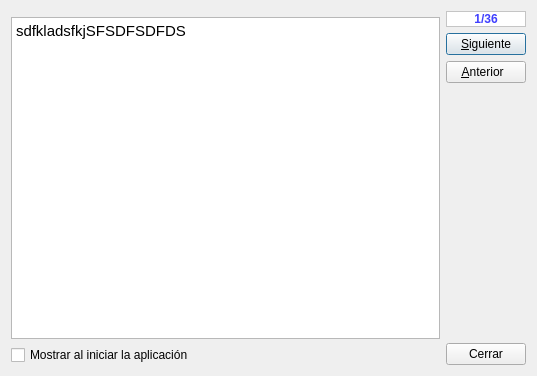
<?xml version="1.0" encoding="UTF-8"?>
<ui version="4.0">
 <class>Dialog</class>
 <widget class="QDialog" name="Dialog">
  <property name="geometry">
   <rect>
    <x>0</x>
    <y>0</y>
    <width>537</width>
    <height>376</height>
   </rect>
  </property>
  <property name="windowIcon">
   <iconset resource="resources.qrc">
    <normaloff>:/icon.ico</normaloff>:/icon.ico</iconset>
  </property>
  <layout class="QGridLayout" name="gridLayout">
   <item row="2" column="0" colspan="2">
    <widget class="QCheckBox" name="chMostrarTips">
     <property name="sizePolicy">
      <sizepolicy hsizetype="Preferred" vsizetype="Fixed">
       <horstretch>0</horstretch>
       <verstretch>0</verstretch>
      </sizepolicy>
     </property>
     <property name="text">
      <string>Mostrar al iniciar la aplicación</string>
     </property>
    </widget>
   </item>
   <item row="0" column="3" rowspan="3">
    <widget class="QFrame" name="frame">
     <property name="sizePolicy">
      <sizepolicy hsizetype="Fixed" vsizetype="Preferred">
       <horstretch>0</horstretch>
       <verstretch>0</verstretch>
      </sizepolicy>
     </property>
     <layout class="QVBoxLayout" name="verticalLayout">
      <property name="margin">
       <number>0</number>
      </property>
      <item>
       <widget class="QLabel" name="laIndex">
        <property name="sizePolicy">
         <sizepolicy hsizetype="Preferred" vsizetype="Preferred">
          <horstretch>0</horstretch>
          <verstretch>0</verstretch>
         </sizepolicy>
        </property>
        <property name="font">
         <font>
          <pointsize>9</pointsize>
          <weight>75</weight>
          <bold>true</bold>
         </font>
        </property>
        <property name="styleSheet">
         <string notr="true">color:#4040FF; background-color:#FFFFFF</string>
        </property>
        <property name="frameShape">
         <enum>QFrame::StyledPanel</enum>
        </property>
        <property name="text">
         <string>1/36</string>
        </property>
        <property name="alignment">
         <set>Qt::AlignCenter</set>
        </property>
        <property name="margin">
         <number>6</number>
        </property>
       </widget>
      </item>
      <item>
       <widget class="QPushButton" name="boSiguiente">
        <property name="text">
         <string>&amp;Siguiente</string>
        </property>
        <property name="icon">
         <iconset resource="resources.qrc">
          <normaloff>:/Right.png</normaloff>:/Right.png</iconset>
        </property>
        <property name="iconSize">
         <size>
          <width>32</width>
          <height>32</height>
         </size>
        </property>
       </widget>
      </item>
      <item>
       <widget class="QPushButton" name="boAnterior">
        <property name="text">
         <string>&amp;Anterior  </string>
        </property>
        <property name="icon">
         <iconset resource="resources.qrc">
          <normaloff>:/Left.png</normaloff>:/Left.png</iconset>
        </property>
        <property name="iconSize">
         <size>
          <width>32</width>
          <height>32</height>
         </size>
        </property>
       </widget>
      </item>
      <item>
       <spacer name="verticalSpacer">
        <property name="orientation">
         <enum>Qt::Vertical</enum>
        </property>
        <property name="sizeHint" stdset="0">
         <size>
          <width>20</width>
          <height>40</height>
         </size>
        </property>
       </spacer>
      </item>
      <item>
       <widget class="QPushButton" name="boCerrar">
        <property name="text">
         <string>Cerrar</string>
        </property>
        <property name="icon">
         <iconset resource="resources.qrc">
          <normaloff>:/Close.png</normaloff>:/Close.png</iconset>
        </property>
        <property name="iconSize">
         <size>
          <width>32</width>
          <height>32</height>
         </size>
        </property>
       </widget>
      </item>
     </layout>
    </widget>
   </item>
   <item row="1" column="0" colspan="3">
    <widget class="QStackedWidget" name="stack">
     <property name="font">
      <font>
       <pointsize>11</pointsize>
      </font>
     </property>
     <property name="currentIndex">
      <number>0</number>
     </property>
     <widget class="QWidget" name="page1">
      <layout class="QVBoxLayout" name="verticalLayout_4">
       <property name="margin">
        <number>0</number>
       </property>
       <item>
        <widget class="QTextEdit" name="te1">
         <property name="readOnly">
          <bool>true</bool>
         </property>
         <property name="html">
          <string>&lt;!DOCTYPE HTML PUBLIC &quot;-//W3C//DTD HTML 4.0//EN&quot; &quot;http://www.w3.org/TR/REC-html40/strict.dtd&quot;&gt;
&lt;html&gt;&lt;head&gt;&lt;meta name=&quot;qrichtext&quot; content=&quot;1&quot; /&gt;&lt;style type=&quot;text/css&quot;&gt;
p, li { white-space: pre-wrap; }
&lt;/style&gt;&lt;/head&gt;&lt;body style=&quot; font-family:'MS Shell Dlg 2'; font-size:11pt; font-weight:400; font-style:normal;&quot;&gt;
&lt;p style=&quot; margin-top:0px; margin-bottom:0px; margin-left:0px; margin-right:0px; -qt-block-indent:0; text-indent:0px;&quot;&gt;sdfkladsfkjSFSDFSDFDS&lt;/p&gt;&lt;/body&gt;&lt;/html&gt;</string>
         </property>
        </widget>
       </item>
      </layout>
     </widget>
    </widget>
   </item>
  </layout>
 </widget>
 <resources>
  <include location="resources.qrc"/>
  <include location="resources.qrc"/>
 </resources>
 <connections/>
</ui>
